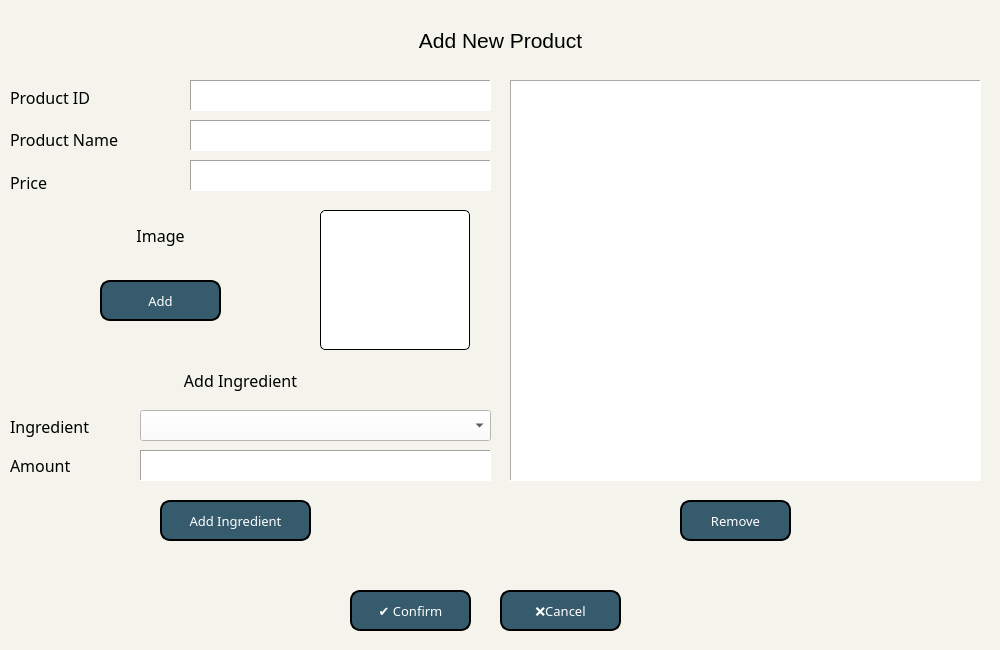
<?xml version="1.0" encoding="UTF-8"?>
<ui version="4.0">
 <class>addPrNew</class>
 <widget class="QDialog" name="addPrNew">
  <property name="geometry">
   <rect>
    <x>0</x>
    <y>0</y>
    <width>1000</width>
    <height>650</height>
   </rect>
  </property>
  <property name="windowTitle">
   <string>New Product</string>
  </property>
  <property name="windowIcon">
   <iconset>
    <normaloff>img/econologo_bkgd 200.png</normaloff>img/econologo_bkgd 200.png</iconset>
  </property>
  <property name="styleSheet">
   <string notr="true">background-color: #f4f4ec;</string>
  </property>
  <widget class="QPushButton" name="btnRemove">
   <property name="geometry">
    <rect>
     <x>680</x>
     <y>500</y>
     <width>111</width>
     <height>41</height>
    </rect>
   </property>
   <property name="font">
    <font>
     <family>Century Gothic</family>
     <pointsize>10</pointsize>
    </font>
   </property>
   <property name="styleSheet">
    <string notr="true">QPushButton{
	background: #365b6d;
	color: white;
	border-style: outset;
	border-width: 2px;
	border-radius:10px;
	border-color: black;
}
QPushButton:hover {
    background-color: #53786d;
	border: 2px solid black;
}
QPushButton:pressed {
    border-style: inset;
    background-color: #365b6d;
}</string>
   </property>
   <property name="text">
    <string>Remove</string>
   </property>
  </widget>
  <widget class="QPushButton" name="btnCancel">
   <property name="geometry">
    <rect>
     <x>500</x>
     <y>590</y>
     <width>121</width>
     <height>41</height>
    </rect>
   </property>
   <property name="font">
    <font>
     <family>Century Gothic</family>
     <pointsize>10</pointsize>
    </font>
   </property>
   <property name="styleSheet">
    <string notr="true">QPushButton{
	background: #365b6d;
	color: white;
	border-style: outset;
	border-width: 2px;
	border-radius:10px;
	border-color: black;
}
QPushButton:hover {
    background-color: #53786d;
	border: 2px solid black;
}
QPushButton:pressed {
    border-style: inset;
    background-color: #365b6d;
}</string>
   </property>
   <property name="text">
    <string>❌Cancel</string>
   </property>
  </widget>
  <widget class="QPushButton" name="btnConfirm">
   <property name="geometry">
    <rect>
     <x>350</x>
     <y>590</y>
     <width>121</width>
     <height>41</height>
    </rect>
   </property>
   <property name="font">
    <font>
     <family>Century Gothic</family>
     <pointsize>10</pointsize>
    </font>
   </property>
   <property name="styleSheet">
    <string notr="true">QPushButton{
	background: #365b6d;
	color: white;
	border-style: outset;
	border-width: 2px;
	border-radius:10px;
	border-color: black;
}
QPushButton:hover {
    background-color: #53786d;
	border: 2px solid black;
}
QPushButton:pressed {
    border-style: inset;
    background-color: #365b6d;
}</string>
   </property>
   <property name="text">
    <string>✔️ Confirm</string>
   </property>
  </widget>
  <widget class="QPushButton" name="btnAdd">
   <property name="geometry">
    <rect>
     <x>160</x>
     <y>500</y>
     <width>151</width>
     <height>41</height>
    </rect>
   </property>
   <property name="font">
    <font>
     <family>Century Gothic</family>
     <pointsize>10</pointsize>
    </font>
   </property>
   <property name="styleSheet">
    <string notr="true">QPushButton{
	background: #365b6d;
	color: white;
	border-style: outset;
	border-width: 2px;
	border-radius:10px;
	border-color: black;
}
QPushButton:hover {
    background-color: #53786d;
	border: 2px solid black;
}
QPushButton:pressed {
    border-style: inset;
    background-color: #365b6d;
}</string>
   </property>
   <property name="text">
    <string>Add Ingredient</string>
   </property>
  </widget>
  <widget class="QTableWidget" name="tabPrIngredients">
   <property name="geometry">
    <rect>
     <x>510</x>
     <y>80</y>
     <width>471</width>
     <height>401</height>
    </rect>
   </property>
   <property name="sizePolicy">
    <sizepolicy hsizetype="Fixed" vsizetype="Fixed">
     <horstretch>0</horstretch>
     <verstretch>0</verstretch>
    </sizepolicy>
   </property>
   <property name="maximumSize">
    <size>
     <width>16777215</width>
     <height>16777215</height>
    </size>
   </property>
   <property name="styleSheet">
    <string notr="true">background: #ffffff</string>
   </property>
   <property name="frameShape">
    <enum>QFrame::Panel</enum>
   </property>
  </widget>
  <widget class="QWidget" name="verticalLayoutWidget">
   <property name="geometry">
    <rect>
     <x>10</x>
     <y>79</y>
     <width>171</width>
     <height>121</height>
    </rect>
   </property>
   <property name="font">
    <font>
     <family>Century Gothic</family>
     <pointsize>12</pointsize>
    </font>
   </property>
   <layout class="QVBoxLayout" name="verticalLayout">
    <item>
     <widget class="QLabel" name="label_11">
      <property name="font">
       <font>
        <family>Century Gothic</family>
        <pointsize>12</pointsize>
       </font>
      </property>
      <property name="text">
       <string>Product ID</string>
      </property>
     </widget>
    </item>
    <item>
     <widget class="QLabel" name="label_12">
      <property name="font">
       <font>
        <family>Century Gothic</family>
        <pointsize>12</pointsize>
       </font>
      </property>
      <property name="text">
       <string>Product Name</string>
      </property>
     </widget>
    </item>
    <item>
     <widget class="QLabel" name="label_17">
      <property name="font">
       <font>
        <family>Century Gothic</family>
        <pointsize>12</pointsize>
       </font>
      </property>
      <property name="text">
       <string>Price</string>
      </property>
     </widget>
    </item>
   </layout>
  </widget>
  <widget class="QWidget" name="verticalLayoutWidget_2">
   <property name="geometry">
    <rect>
     <x>10</x>
     <y>410</y>
     <width>121</width>
     <height>71</height>
    </rect>
   </property>
   <property name="font">
    <font>
     <family>Century Gothic</family>
     <pointsize>12</pointsize>
    </font>
   </property>
   <layout class="QVBoxLayout" name="verticalLayout_2">
    <item>
     <widget class="QLabel" name="label_14">
      <property name="font">
       <font>
        <family>Century Gothic</family>
        <pointsize>12</pointsize>
       </font>
      </property>
      <property name="text">
       <string>Ingredient</string>
      </property>
     </widget>
    </item>
    <item>
     <widget class="QLabel" name="label_15">
      <property name="font">
       <font>
        <family>Century Gothic</family>
        <pointsize>12</pointsize>
       </font>
      </property>
      <property name="text">
       <string>Amount</string>
      </property>
     </widget>
    </item>
   </layout>
  </widget>
  <widget class="QLabel" name="label_16">
   <property name="geometry">
    <rect>
     <x>10</x>
     <y>360</y>
     <width>461</width>
     <height>41</height>
    </rect>
   </property>
   <property name="font">
    <font>
     <family>Century Gothic</family>
     <pointsize>12</pointsize>
    </font>
   </property>
   <property name="text">
    <string>Add Ingredient</string>
   </property>
   <property name="alignment">
    <set>Qt::AlignCenter</set>
   </property>
  </widget>
  <widget class="QComboBox" name="cbItems">
   <property name="geometry">
    <rect>
     <x>140</x>
     <y>410</y>
     <width>351</width>
     <height>31</height>
    </rect>
   </property>
   <property name="font">
    <font>
     <family>Century Gothic</family>
     <pointsize>8</pointsize>
    </font>
   </property>
   <property name="styleSheet">
    <string notr="true">background: white;</string>
   </property>
  </widget>
  <widget class="QFrame" name="frame">
   <property name="geometry">
    <rect>
     <x>190</x>
     <y>80</y>
     <width>301</width>
     <height>31</height>
    </rect>
   </property>
   <property name="frameShape">
    <enum>QFrame::Panel</enum>
   </property>
   <property name="frameShadow">
    <enum>QFrame::Sunken</enum>
   </property>
   <layout class="QGridLayout" name="gridLayout">
    <property name="leftMargin">
     <number>0</number>
    </property>
    <property name="topMargin">
     <number>0</number>
    </property>
    <property name="rightMargin">
     <number>0</number>
    </property>
    <property name="bottomMargin">
     <number>0</number>
    </property>
    <item row="0" column="0">
     <widget class="QLineEdit" name="lePrID">
      <property name="sizePolicy">
       <sizepolicy hsizetype="Expanding" vsizetype="Expanding">
        <horstretch>0</horstretch>
        <verstretch>0</verstretch>
       </sizepolicy>
      </property>
      <property name="font">
       <font>
        <family>Century Gothic</family>
        <pointsize>12</pointsize>
       </font>
      </property>
      <property name="autoFillBackground">
       <bool>false</bool>
      </property>
      <property name="styleSheet">
       <string notr="true">background: white;</string>
      </property>
      <property name="frame">
       <bool>false</bool>
      </property>
      <property name="alignment">
       <set>Qt::AlignCenter</set>
      </property>
     </widget>
    </item>
   </layout>
  </widget>
  <widget class="QFrame" name="frame_2">
   <property name="geometry">
    <rect>
     <x>190</x>
     <y>120</y>
     <width>301</width>
     <height>31</height>
    </rect>
   </property>
   <property name="frameShape">
    <enum>QFrame::Panel</enum>
   </property>
   <property name="frameShadow">
    <enum>QFrame::Sunken</enum>
   </property>
   <layout class="QGridLayout" name="gridLayout_2">
    <property name="leftMargin">
     <number>0</number>
    </property>
    <property name="topMargin">
     <number>0</number>
    </property>
    <property name="rightMargin">
     <number>0</number>
    </property>
    <property name="bottomMargin">
     <number>0</number>
    </property>
    <item row="0" column="0">
     <widget class="QLineEdit" name="lePrName">
      <property name="sizePolicy">
       <sizepolicy hsizetype="Expanding" vsizetype="Expanding">
        <horstretch>0</horstretch>
        <verstretch>0</verstretch>
       </sizepolicy>
      </property>
      <property name="font">
       <font>
        <family>Century Gothic</family>
        <pointsize>12</pointsize>
       </font>
      </property>
      <property name="autoFillBackground">
       <bool>false</bool>
      </property>
      <property name="styleSheet">
       <string notr="true">background: white;</string>
      </property>
      <property name="frame">
       <bool>false</bool>
      </property>
      <property name="alignment">
       <set>Qt::AlignCenter</set>
      </property>
     </widget>
    </item>
   </layout>
  </widget>
  <widget class="QFrame" name="frame_3">
   <property name="geometry">
    <rect>
     <x>140</x>
     <y>450</y>
     <width>351</width>
     <height>31</height>
    </rect>
   </property>
   <property name="frameShape">
    <enum>QFrame::Panel</enum>
   </property>
   <property name="frameShadow">
    <enum>QFrame::Sunken</enum>
   </property>
   <layout class="QGridLayout" name="gridLayout_3">
    <property name="leftMargin">
     <number>0</number>
    </property>
    <property name="topMargin">
     <number>0</number>
    </property>
    <property name="rightMargin">
     <number>0</number>
    </property>
    <property name="bottomMargin">
     <number>0</number>
    </property>
    <item row="0" column="0">
     <widget class="QLineEdit" name="leAmount">
      <property name="sizePolicy">
       <sizepolicy hsizetype="Expanding" vsizetype="Expanding">
        <horstretch>0</horstretch>
        <verstretch>0</verstretch>
       </sizepolicy>
      </property>
      <property name="font">
       <font>
        <family>Century Gothic</family>
        <pointsize>12</pointsize>
       </font>
      </property>
      <property name="autoFillBackground">
       <bool>false</bool>
      </property>
      <property name="styleSheet">
       <string notr="true">background: white;</string>
      </property>
      <property name="frame">
       <bool>false</bool>
      </property>
      <property name="alignment">
       <set>Qt::AlignCenter</set>
      </property>
     </widget>
    </item>
   </layout>
  </widget>
  <widget class="QLabel" name="label_9">
   <property name="geometry">
    <rect>
     <x>20</x>
     <y>10</y>
     <width>961</width>
     <height>61</height>
    </rect>
   </property>
   <property name="font">
    <font>
     <pointsize>16</pointsize>
    </font>
   </property>
   <property name="text">
    <string>Add New Product</string>
   </property>
   <property name="alignment">
    <set>Qt::AlignCenter</set>
   </property>
  </widget>
  <widget class="QLabel" name="label_13">
   <property name="geometry">
    <rect>
     <x>10</x>
     <y>220</y>
     <width>301</width>
     <height>31</height>
    </rect>
   </property>
   <property name="font">
    <font>
     <family>Century Gothic</family>
     <pointsize>12</pointsize>
    </font>
   </property>
   <property name="text">
    <string>Image</string>
   </property>
   <property name="alignment">
    <set>Qt::AlignCenter</set>
   </property>
  </widget>
  <widget class="QLabel" name="lblImage">
   <property name="geometry">
    <rect>
     <x>320</x>
     <y>210</y>
     <width>150</width>
     <height>140</height>
    </rect>
   </property>
   <property name="styleSheet">
    <string notr="true">background: #ffffff;
border: 1px solid black;
border-radius: 5px;</string>
   </property>
   <property name="text">
    <string/>
   </property>
   <property name="pixmap">
    <pixmap>img/cake_default.png</pixmap>
   </property>
   <property name="scaledContents">
    <bool>true</bool>
   </property>
  </widget>
  <widget class="QPushButton" name="btnImage">
   <property name="geometry">
    <rect>
     <x>100</x>
     <y>280</y>
     <width>121</width>
     <height>41</height>
    </rect>
   </property>
   <property name="font">
    <font>
     <family>Century Gothic</family>
     <pointsize>10</pointsize>
    </font>
   </property>
   <property name="styleSheet">
    <string notr="true">QPushButton{
	background: #365b6d;
	color: white;
	border-style: outset;
	border-width: 2px;
	border-radius:10px;
	border-color: black;
}
QPushButton:hover {
    background-color: #53786d;
	border: 2px solid black;
}
QPushButton:pressed {
    border-style: inset;
    background-color: #365b6d;
}</string>
   </property>
   <property name="text">
    <string>Add</string>
   </property>
  </widget>
  <widget class="QFrame" name="frame_4">
   <property name="geometry">
    <rect>
     <x>190</x>
     <y>160</y>
     <width>301</width>
     <height>31</height>
    </rect>
   </property>
   <property name="frameShape">
    <enum>QFrame::Panel</enum>
   </property>
   <property name="frameShadow">
    <enum>QFrame::Sunken</enum>
   </property>
   <layout class="QGridLayout" name="gridLayout_4">
    <property name="leftMargin">
     <number>0</number>
    </property>
    <property name="topMargin">
     <number>0</number>
    </property>
    <property name="rightMargin">
     <number>0</number>
    </property>
    <property name="bottomMargin">
     <number>0</number>
    </property>
    <item row="0" column="0">
     <widget class="QLineEdit" name="lePrice">
      <property name="sizePolicy">
       <sizepolicy hsizetype="Expanding" vsizetype="Expanding">
        <horstretch>0</horstretch>
        <verstretch>0</verstretch>
       </sizepolicy>
      </property>
      <property name="font">
       <font>
        <family>Century Gothic</family>
        <pointsize>12</pointsize>
       </font>
      </property>
      <property name="autoFillBackground">
       <bool>false</bool>
      </property>
      <property name="styleSheet">
       <string notr="true">background: white;</string>
      </property>
      <property name="frame">
       <bool>false</bool>
      </property>
      <property name="alignment">
       <set>Qt::AlignCenter</set>
      </property>
     </widget>
    </item>
   </layout>
  </widget>
 </widget>
 <resources/>
 <connections/>
</ui>
